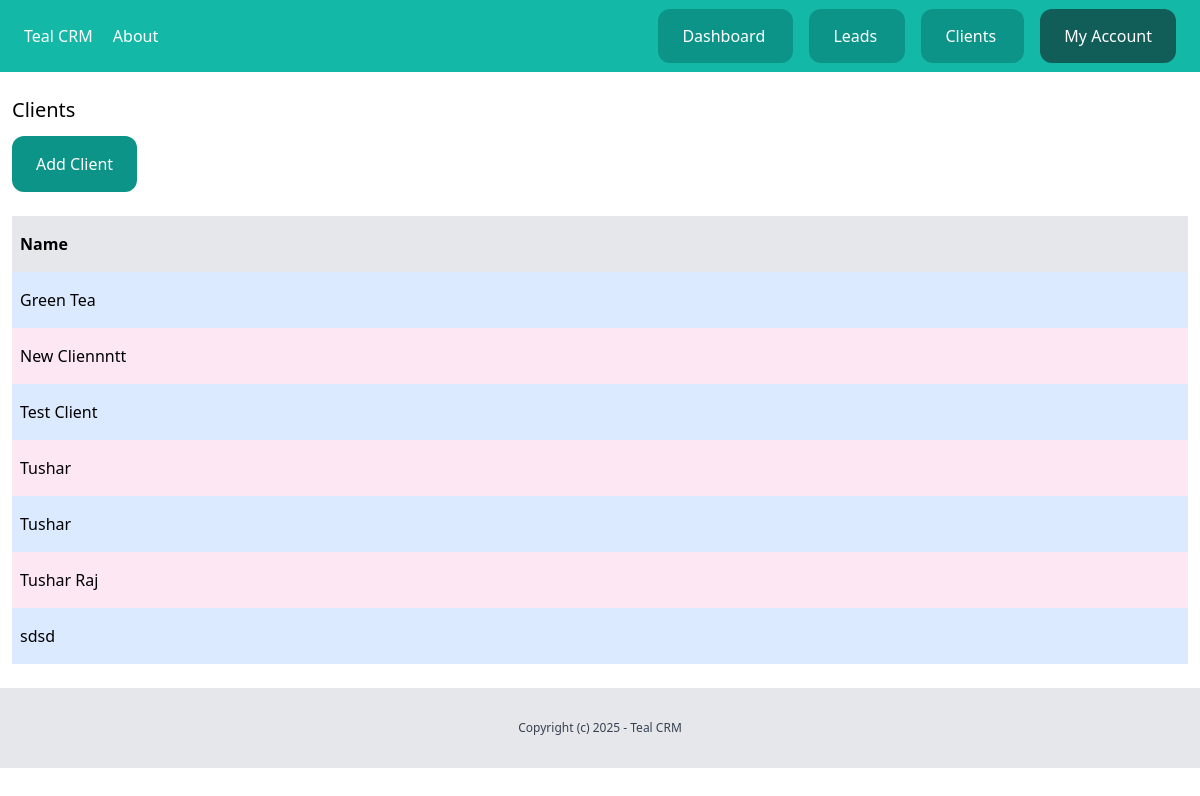
The app's page /dashboard/clients/ (signed in), older data.
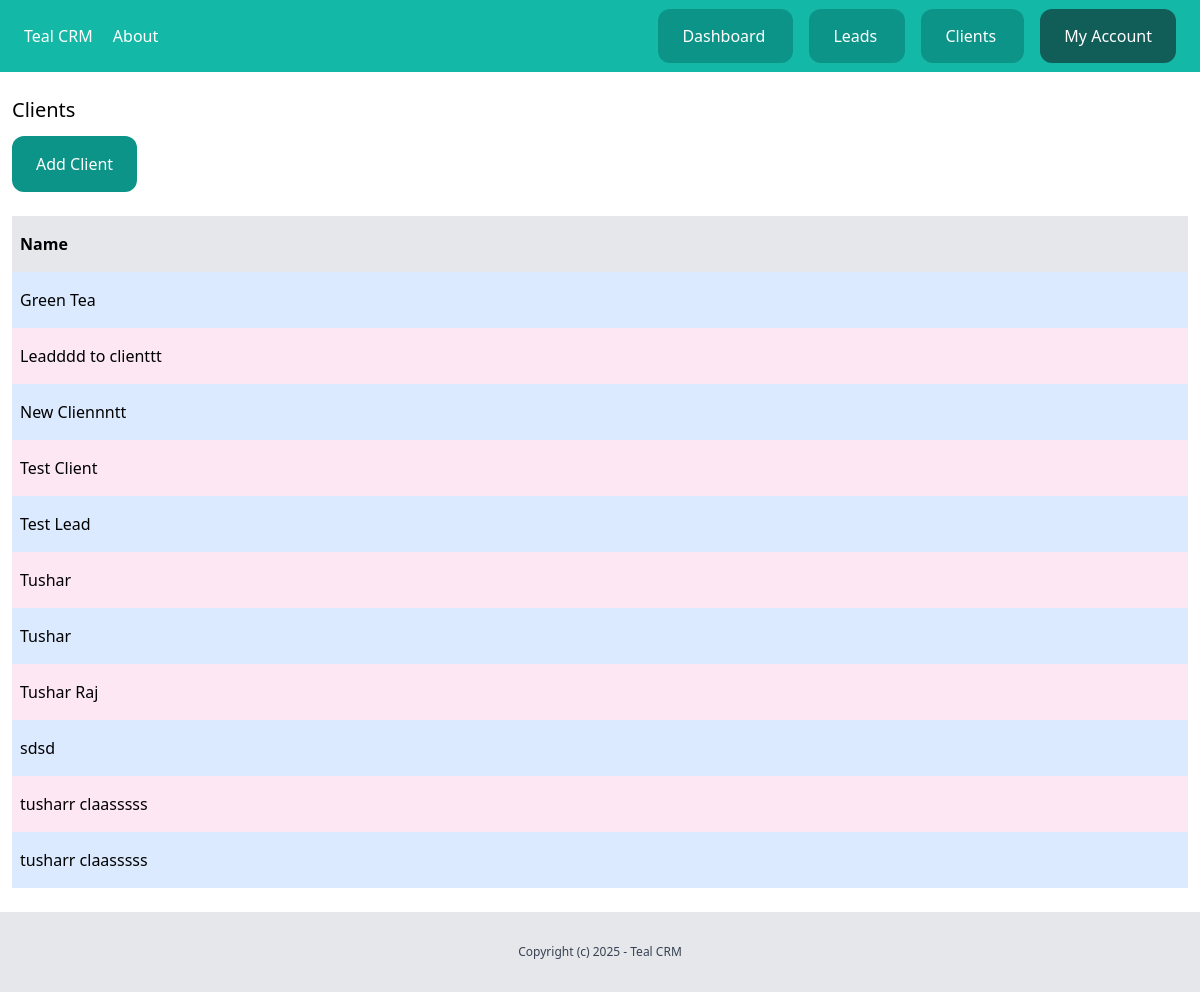
The same page, newer data.
### client/models.py (models this page shows, shortened)
class Client(models.Model):
    team = models.ForeignKey(Team, related_name='clients', on_delete=models.CASCADE)
    name=models.CharField(max_length=255)
    email=models.EmailField()
    description=models.TextField(blank=True,null=True)
    created_by = models.ForeignKey(User, related_name='clients', on_delete=models.CASCADE)
    created_at = models.DateTimeField(auto_now_add=True)
    modified_at = models.DateTimeField(auto_now=True)
    class Meta:
        ordering=('name',)

### client/views.py (the view)
# urls.py: path('',views.clients_list,name='list'),
@login_required
def clients_list(request):
    clients= Client.objects.filter(created_by=request.user)
    return render(request,'clients/clients_list.html',{'clients':clients})

### client/templates/clients/clients_list.html (shortened to what this page needs)
{% extends 'core/base.html' %}
{% block content %}
<div class="px-3 py-6">
    <h1 class="text-xl mb-3">Clients</h1>
    <a href="{% url 'clients:add' %}" class="inline-block py-4 px-6 bg-teal-600 rounded-xl text-white">
        Add Client
    </a>
    <div class="mt-6  flex justify-between">
        <p class="py-4 px-2 bg-gray-200 font-semibold w-full">Name</p>
    </div>
    {% for client in clients %}
    <div class="flex justify-between">
        <p class="py-4 px-2 w-full {% cycle 'bg-blue-100' 'bg-pink-100'  %}">
            <a href="{% url 'clients:detail' client.id %}"> {{client.name}} </a></a>
        </p>
    </div>
    {% empty %}
    <p class="px-2 mt-3">There are no clients in the Database Right Now</p>
    {% endfor %}
</div>
{% endblock %}

Row changes from the older to the newer data that the page shows:
added Client: name "Leadddd to clienttt"
added Client: name "Test Lead"
added Client: name "tusharr claasssss"
added Client: name "tusharr claasssss"
